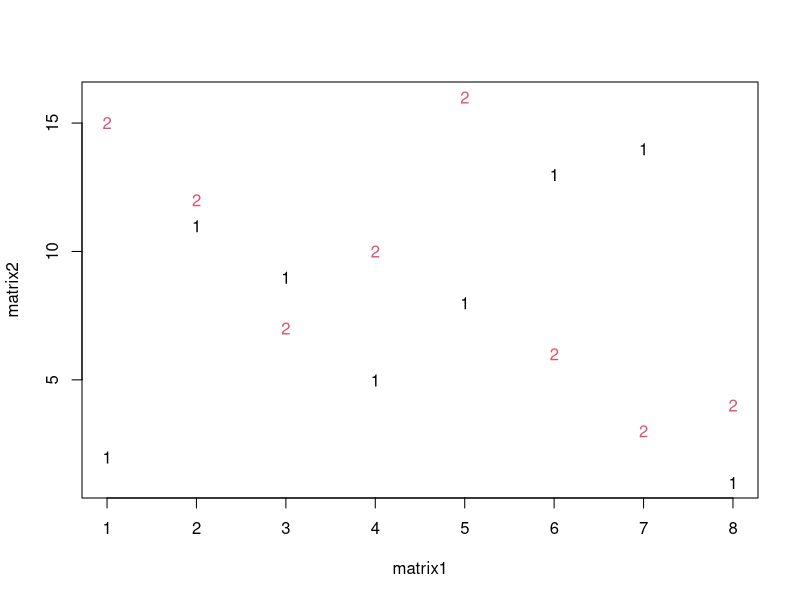
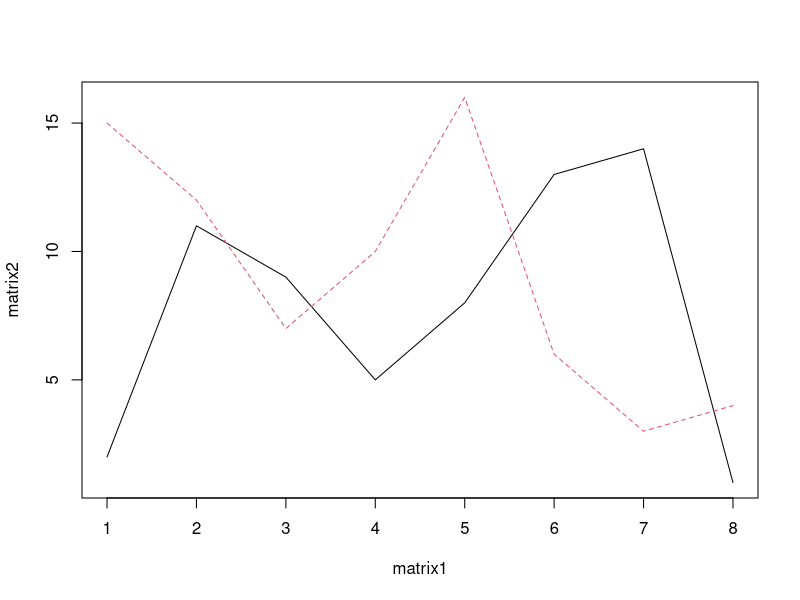
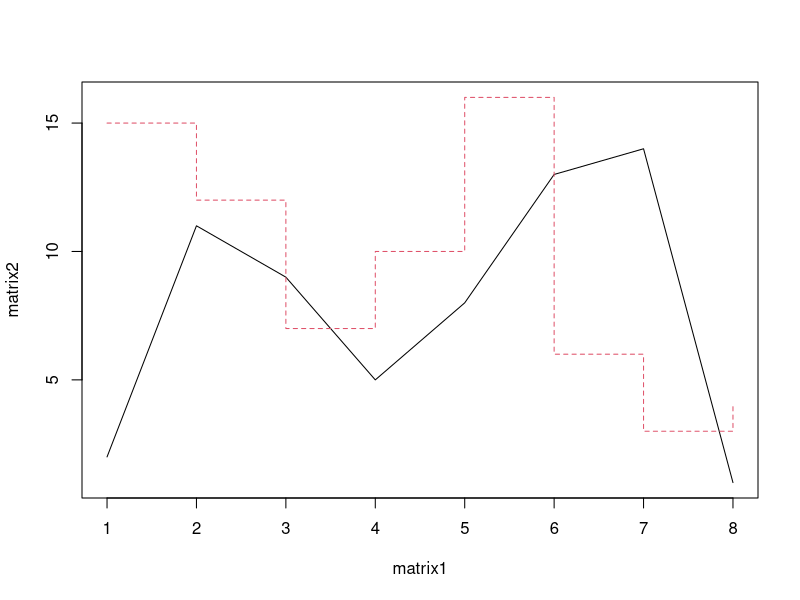
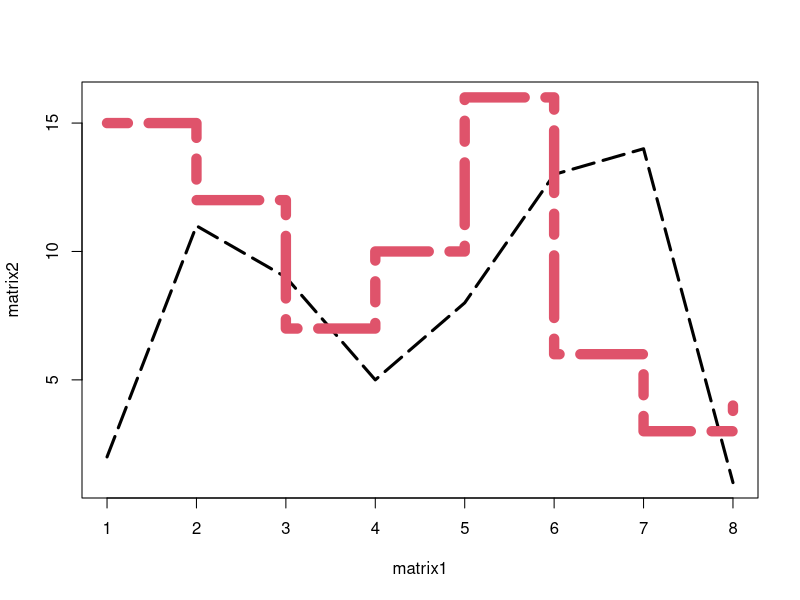
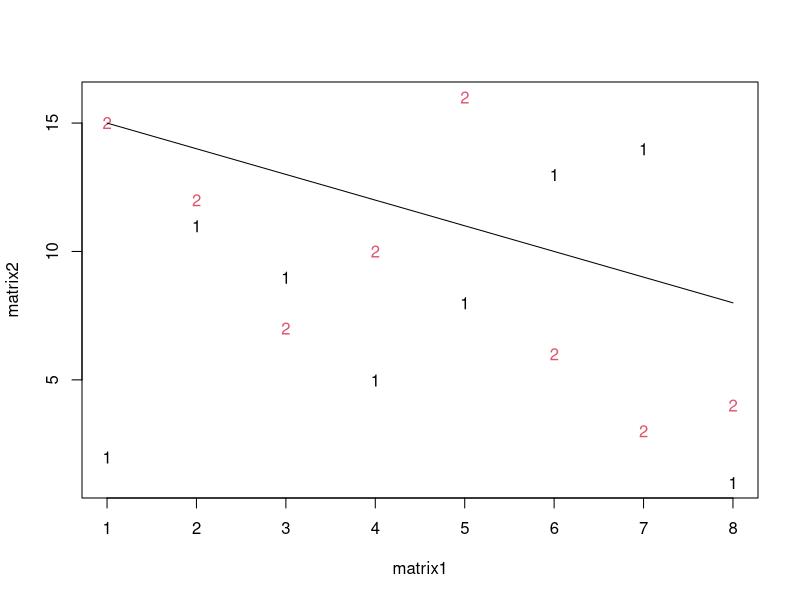

The R source for these figures, in order:
# Copyright Mark Niemann-Ross, 2018
# Author: Mark Niemann-Ross. mark.niemannross@gmail.com
# LinkedIn: https://www.linkedin.com/in/markniemannross/
# Github: https://github.com/mnr
# More Learning: http://niemannross.com/link/mnratlil
# affiliate: https://linkedin-learning.pxf.io/rweek_matplot
# Description: matplot - plot columns of matrices

# first create some sample matrix
matrix1 <- matrix(c(1:8,1:8), nrow = 8, ncol = 2 )
matrix2 <- matrix(sample(1:16, 16), nrow = 8, ncol = 2)

devAskNewPage(ask = FALSE) # turns off interactive

# then plot. Plots 1st column of 1st matrix against 2nd column of 2nd matrix
matplot(matrix1, matrix2)
matplot(matrix1, matrix2, type = "l")
matplot(matrix1, matrix2, type = "ls") # other types: p, o, b, h, s
matplot(matrix1, matrix2, type = "ls", 
        lty = c(5,6), lwd = c(3,10), lend = c(.1,.3))

#adding a second line
matplot(matrix1, matrix2)
matlines(matrix(c(1:16), nrow = 8, ncol = 2),
         matrix(c(15:0), nrow = 8, ncol = 2))
